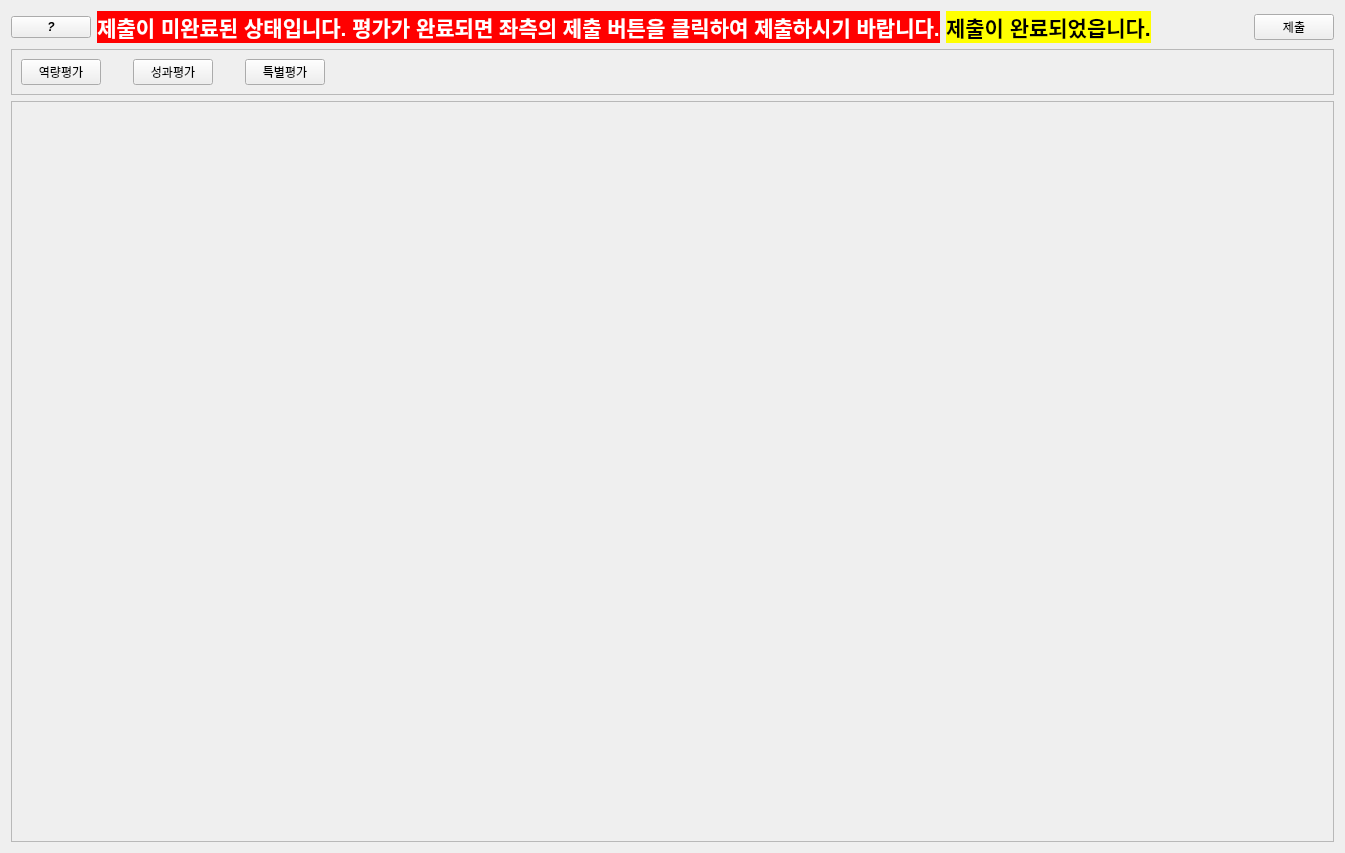
<?xml version="1.0" encoding="UTF-8"?>
<ui version="4.0">
 <class>Tab_App</class>
 <widget class="QWidget" name="Tab_App">
  <property name="geometry">
   <rect>
    <x>0</x>
    <y>0</y>
    <width>1345</width>
    <height>853</height>
   </rect>
  </property>
  <property name="sizePolicy">
   <sizepolicy hsizetype="Preferred" vsizetype="Preferred">
    <horstretch>0</horstretch>
    <verstretch>0</verstretch>
   </sizepolicy>
  </property>
  <property name="windowTitle">
   <string>Form</string>
  </property>
  <layout class="QVBoxLayout" name="verticalLayout">
   <item>
    <widget class="QFrame" name="frame_info">
     <property name="sizePolicy">
      <sizepolicy hsizetype="Preferred" vsizetype="Fixed">
       <horstretch>0</horstretch>
       <verstretch>0</verstretch>
      </sizepolicy>
     </property>
     <property name="frameShape">
      <enum>QFrame::NoFrame</enum>
     </property>
     <property name="frameShadow">
      <enum>QFrame::Raised</enum>
     </property>
     <layout class="QHBoxLayout" name="horizontalLayout">
      <property name="leftMargin">
       <number>0</number>
      </property>
      <property name="topMargin">
       <number>0</number>
      </property>
      <property name="rightMargin">
       <number>0</number>
      </property>
      <property name="bottomMargin">
       <number>0</number>
      </property>
      <item>
       <widget class="QPushButton" name="pb_info">
        <property name="sizePolicy">
         <sizepolicy hsizetype="Fixed" vsizetype="Fixed">
          <horstretch>0</horstretch>
          <verstretch>0</verstretch>
         </sizepolicy>
        </property>
        <property name="font">
         <font>
          <italic>true</italic>
          <bold>true</bold>
         </font>
        </property>
        <property name="text">
         <string>?</string>
        </property>
       </widget>
      </item>
      <item>
       <widget class="QLabel" name="label_Not_submit">
        <property name="font">
         <font>
          <pointsize>16</pointsize>
          <bold>true</bold>
         </font>
        </property>
        <property name="styleSheet">
         <string notr="true">background-color:red;color:white;</string>
        </property>
        <property name="text">
         <string>제출이 미완료된 상태입니다. 평가가 완료되면 좌측의 제출 버튼을 클릭하여 제출하시기 바랍니다.</string>
        </property>
        <property name="alignment">
         <set>Qt::AlignCenter</set>
        </property>
       </widget>
      </item>
      <item>
       <widget class="QLabel" name="label_submit">
        <property name="font">
         <font>
          <pointsize>16</pointsize>
          <bold>true</bold>
         </font>
        </property>
        <property name="styleSheet">
         <string notr="true">background-color:yellow;color:black;</string>
        </property>
        <property name="text">
         <string>제출이 완료되었읍니다.</string>
        </property>
       </widget>
      </item>
      <item>
       <spacer name="horizontalSpacer">
        <property name="orientation">
         <enum>Qt::Horizontal</enum>
        </property>
        <property name="sizeHint" stdset="0">
         <size>
          <width>1238</width>
          <height>20</height>
         </size>
        </property>
       </spacer>
      </item>
      <item>
       <widget class="QPushButton" name="PB_Submit">
        <property name="text">
         <string>제출</string>
        </property>
       </widget>
      </item>
     </layout>
    </widget>
   </item>
   <item>
    <widget class="QFrame" name="frame">
     <property name="sizePolicy">
      <sizepolicy hsizetype="Preferred" vsizetype="Fixed">
       <horstretch>0</horstretch>
       <verstretch>0</verstretch>
      </sizepolicy>
     </property>
     <property name="frameShape">
      <enum>QFrame::StyledPanel</enum>
     </property>
     <property name="frameShadow">
      <enum>QFrame::Raised</enum>
     </property>
     <layout class="QHBoxLayout" name="horizontalLayout_2">
      <property name="spacing">
       <number>32</number>
      </property>
      <item>
       <widget class="QPushButton" name="PB_Yoklang">
        <property name="text">
         <string>역량평가</string>
        </property>
       </widget>
      </item>
      <item>
       <widget class="QPushButton" name="PB_Sungka">
        <property name="text">
         <string>성과평가</string>
        </property>
       </widget>
      </item>
      <item>
       <widget class="QPushButton" name="PB_Tkbul">
        <property name="text">
         <string>특별평가</string>
        </property>
       </widget>
      </item>
      <item>
       <spacer name="horizontalSpacer_2">
        <property name="orientation">
         <enum>Qt::Horizontal</enum>
        </property>
        <property name="sizeHint" stdset="0">
         <size>
          <width>968</width>
          <height>20</height>
         </size>
        </property>
       </spacer>
      </item>
     </layout>
    </widget>
   </item>
   <item>
    <widget class="QFrame" name="frame_Pyungga">
     <property name="frameShape">
      <enum>QFrame::StyledPanel</enum>
     </property>
     <property name="frameShadow">
      <enum>QFrame::Raised</enum>
     </property>
     <layout class="QVBoxLayout" name="verticalLayout_2">
      <item>
       <widget class="Wid_Table_for_HR평가_역량평가" name="wid_Table_Yoklang" native="true"/>
      </item>
      <item>
       <widget class="Wid_Table_for_HR평가_성과평가" name="wid_Table_Sungka" native="true"/>
      </item>
      <item>
       <widget class="Wid_Table_for_HR평가_특별평가" name="wid_Table_Tkbul" native="true"/>
      </item>
     </layout>
    </widget>
   </item>
  </layout>
 </widget>
 <customwidgets>
  <customwidget>
   <class>Wid_Table_for_HR평가_역량평가</class>
   <extends>QWidget</extends>
   <header>modules.PyQt.Tabs.HR평가.tables.table_HR평가_역량평가</header>
   <container>1</container>
  </customwidget>
  <customwidget>
   <class>Wid_Table_for_HR평가_성과평가</class>
   <extends>QWidget</extends>
   <header>modules.PyQt.Tabs.HR평가.tables.table_HR평가_성과평가</header>
   <container>1</container>
  </customwidget>
  <customwidget>
   <class>Wid_Table_for_HR평가_특별평가</class>
   <extends>QWidget</extends>
   <header>modules.PyQt.Tabs.HR평가.tables.table_HR평가_특별평가</header>
   <container>1</container>
  </customwidget>
 </customwidgets>
 <resources/>
 <connections/>
</ui>
